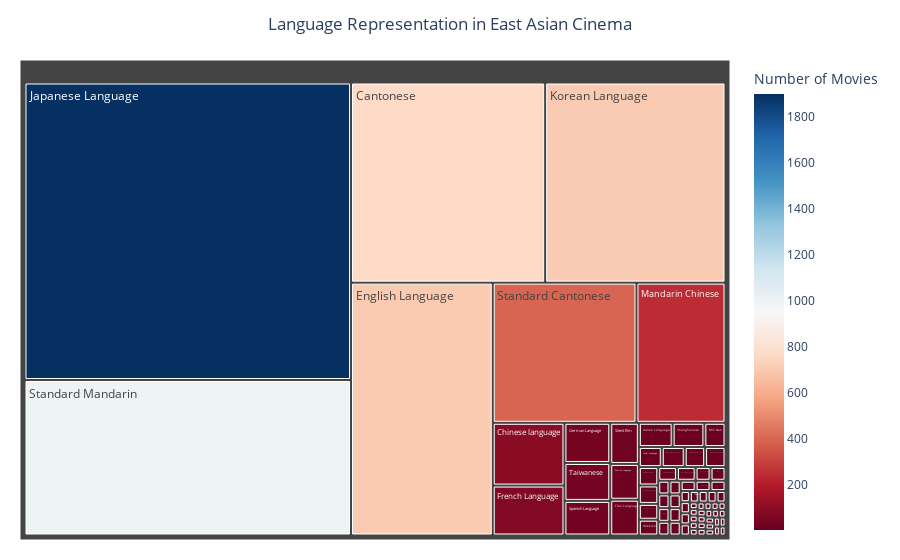

The cell this chart's notebook holds for it:
### Code cell
# Count the occurrences of each language
language_counts = east_asian_exploded_languages['languages_list'].value_counts().reset_index()
language_counts.columns = ['Language', 'Count']

# Create a treemap using Plotly
fig = px.treemap(
    language_counts,
    path=['Language'],
    values='Count',
    title='Language Representation in East Asian Cinema',
    color='Count',
    color_continuous_scale='RdBu',
)

# Customize layout for better readability
fig.update_layout(
    title_x=0.5,
    margin=dict(l=20, r=20, t=60, b=20),
    coloraxis_colorbar=dict(title="Number of Movies"),
)


# Show the plot
fig.show()

### Figure 1 — Plotly figure (JSON) as saved in the notebook; plotly's stock layout.template omitted (floating-point values rounded to 4 significant figures)
{"data": [{"branchvalues": "total", "customdata": [[1], [1], [7], [1], [1], [1], [760], [88], [6], [3], [1], [3], [1], [3], [2], [701], [3], [5], [1], [70], [1], [1], [1], [36], [1], [3], [9], [6], [3], [3], [5], [16], [2], [1900], [1], [706], [1], [1], [4], [2], [244], [10], [9], [2], [4], [1], [3], [8], [1], [20], [1], [15], [2], [23], [1], [1], [31], [394], [993], [2], [3], [7], [34], [3], [1], [20], [3], [2], [1], [1], [8], [2]], "domain": {"x": [0, 1], "y": [0, 1]}, "hovertemplate": "labels=%{label}<br>Count_sum=%{value}<br>parent=%{parent}<br>id=%{id}<br>Count=%{color}<extra></extra>", "ids": ["Afrikaans Language", "American English", "Arabic Language", "Armenian Language", "Bambara language", "Bengali Language", "Cantonese", "Chinese language", "Chinese, Hakka Language", "Chinese, Jinyu Language", "Cree language", "Czech Language", "Danish Language", "Dari", "Dutch Language", "English Language", "Filipino language", "Finnish Language", "France", "French Language", "French Sign Language", "Friulian Language", "Fula language", "German Language", "Guanzhong Hua", "Hebrew Language", "Hindi Language", "Hokkien", "Hungarian language", "Icelandic Language", "Indonesian Language", "Italian Language", "Japan", "Japanese Language", "Khmer language", "Korean Language", "Kurdish language", "Latin Language", "Malay Language", "Malayalam Language", "Mandarin Chinese", "Min Nan", "Mongolian language", "Nepali Language", "Persian Language", "Plautdietsch Language", "Polish Language", "Portuguese Language", "Romani language", "Russian Language", "Sanskrit Language", "Shanghainese", "Shanxi", "Silent film", "Sioux language", "Southwestern Mandarin", "Spanish Language", "Standard Cantonese", "Standard Mandarin", "Standard Tibetan", "Swedish Language", "Tagalog language", "Taiwanese", "Tamil Language", "Teochew", "Thai Language", "Tibetan languages", "Turkish Language", "Ukrainian Language", "Urdu Language", "Vietnamese Language", "Xhosa Language"], "labels": ["Afrikaans Language", "American English", "Arabic Language", "Armenian Language", "Bambara language", "Bengali Language", "Cantonese", "Chinese language", "Chinese, Hakka Language", "Chinese, Jinyu Language", "Cree language", "Czech Language", "Danish Language", "Dari", "Dutch Language", "English Language", "Filipino language", "Finnish Language", "France", "French Language", "French Sign Language", "Friulian Language", "Fula language", "German Language", "Guanzhong Hua", "Hebrew Language", "Hindi Language", "Hokkien", "Hungarian language", "Icelandic Language", "Indonesian Language", "Italian Language", "Japan", "Japanese Language", "Khmer language", "Korean Language", "Kurdish language", "Latin Language", "Malay Language", "Malayalam Language", "Mandarin Chinese", "Min Nan", "Mongolian language", "Nepali Language", "Persian Language", "Plautdietsch Language", "Polish Language", "Portuguese Language", "Romani language", "Russian Language", "Sanskrit Language", "Shanghainese", "Shanxi", "Silent film", "Sioux language", "Southwestern Mandarin", "Spanish Language", "Standard Cantonese", "Standard Mandarin", "Standard Tibetan", "Swedish Language", "Tagalog language", "Taiwanese", "Tamil Language", "Teochew", "Thai Language", "Tibetan languages", "Turkish Language", "Ukrainian Language", "Urdu Language", "Vietnamese Language", "Xhosa Language"], "marker": {"coloraxis": "coloraxis", "colors": [1, 1, 7, 1, 1, 1, 760, 88, 6, 3, 1, 3, 1, 3, 2, 701, 3, 5, 1, 70, 1, 1, 1, 36, 1, 3, 9, 6, 3, 3, 5, 16, 2, 1900, 1, 706, 1, 1, 4, 2, 244, 10, 9, 2, 4, 1, 3, 8, 1, 20, 1, 15, 2, 23, 1, 1, 31, 394, 993, 2, 3, 7, 34, 3, 1, 20, 3, 2, 1, 1, 8, 2]}, "name": "", "parents": ["", "", "", "", "", "", "", "", "", "", "", "", "", "", "", "", "", "", "", "", "", "", "", "", "", "", "", "", "", "", "", "", "", "", "", "", "", "", "", "", "", "", "", "", "", "", "", "", "", "", "", "", "", "", "", "", "", "", "", "", "", "", "", "", "", "", "", "", "", "", "", ""], "type": "treemap", "values": [1, 1, 7, 1, 1, 1, 760, 88, 6, 3, 1, 3, 1, 3, 2, 701, 3, 5, 1, 70, 1, 1, 1, 36, 1, 3, 9, 6, 3, 3, 5, 16, 2, 1900, 1, 706, 1, 1, 4, 2, 244, 10, 9, 2, 4, 1, 3, 8, 1, 20, 1, 15, 2, 23, 1, 1, 31, 394, 993, 2, 3, 7, 34, 3, 1, 20, 3, 2, 1, 1, 8, 2]}], "layout": {"coloraxis": {"colorbar": {"title": {"text": "Number of Movies"}}, "colorscale": [[0, "rgb(103,0,31)"], [0.1, "rgb(178,24,43)"], [0.2, "rgb(214,96,77)"], [0.3, "rgb(244,165,130)"], [0.4, "rgb(253,219,199)"], [0.5, "rgb(247,247,247)"], [0.6, "rgb(209,229,240)"], [0.7, "rgb(146,197,222)"], [0.8, "rgb(67,147,195)"], [0.9, "rgb(33,102,172)"], [1, "rgb(5,48,97)"]]}, "legend": {"tracegroupgap": 0}, "margin": {"b": 20, "l": 20, "r": 20, "t": 60}, "title": {"text": "Language Representation in East Asian Cinema", "x": 0.5}}}
